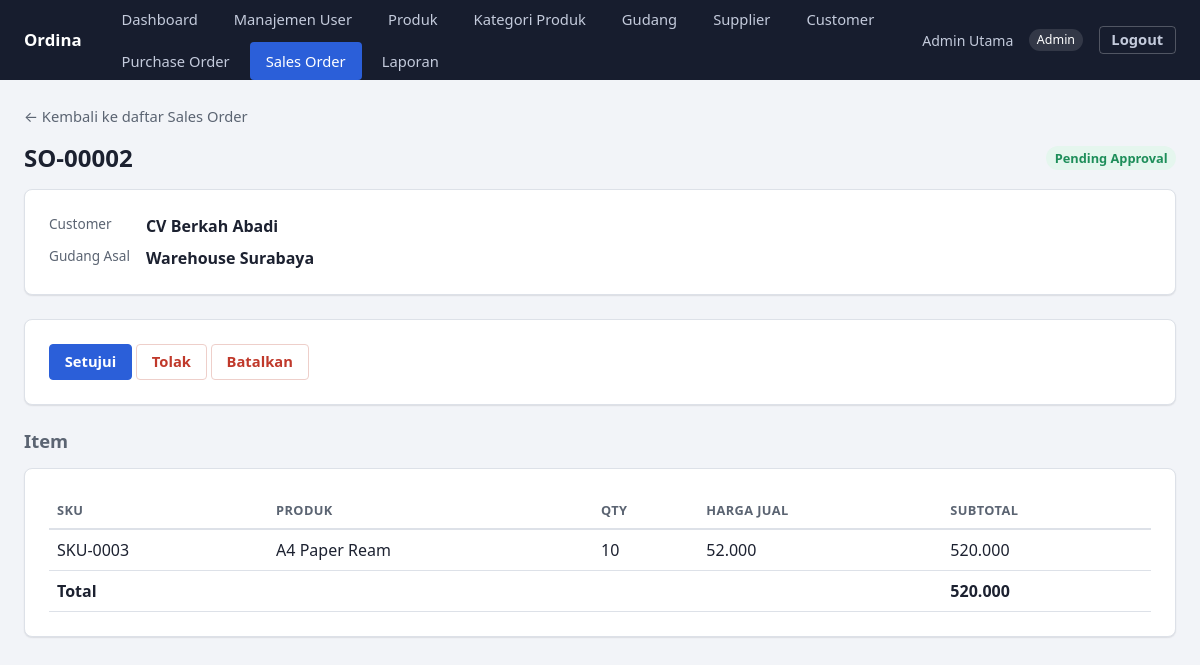
/sales-orders/2 (signed in), run on the app's committed database.
### tables this page shows
CREATE TABLE IF NOT EXISTS products (
    id INT UNSIGNED AUTO_INCREMENT PRIMARY KEY,
    sku VARCHAR(50) NOT NULL,
    name VARCHAR(150) NOT NULL,
    category_id INT UNSIGNED NOT NULL,
    unit VARCHAR(30) NOT NULL,
    buy_price DECIMAL(14, 2) NOT NULL DEFAULT 0,
    sell_price DECIMAL(14, 2) NOT NULL DEFAULT 0,
    reorder_point INT UNSIGNED NOT NULL DEFAULT 0,
    image_path VARCHAR(255) NULL,
    is_active TINYINT(1) NOT NULL DEFAULT 1,
    created_at TIMESTAMP NOT NULL DEFAULT CURRENT_TIMESTAMP,
    updated_at TIMESTAMP NOT NULL DEFAULT CURRENT_TIMESTAMP ON UPDATE CURRENT_TIMESTAMP,
    UNIQUE KEY uq_products_sku (sku),
    KEY idx_products_name (name),
    CONSTRAINT fk_products_category FOREIGN KEY (category_id) REFERENCES categories (id),
    CONSTRAINT chk_products_prices CHECK (buy_price >= 0 AND sell_price >= 0 AND reorder_point >= 0)
);

CREATE TABLE IF NOT EXISTS sales_order_items (
    id INT UNSIGNED AUTO_INCREMENT PRIMARY KEY,
    sales_order_id INT UNSIGNED NOT NULL,
    product_id INT UNSIGNED NOT NULL,
    qty INT UNSIGNED NOT NULL,
    sell_price DECIMAL(14, 2) NOT NULL,
    CONSTRAINT fk_soi_sales_order FOREIGN KEY (sales_order_id) REFERENCES sales_orders (id) ON DELETE CASCADE,
    CONSTRAINT fk_soi_product FOREIGN KEY (product_id) REFERENCES products (id),
    CONSTRAINT chk_soi_qty CHECK (qty > 0)
);

### app/Core/View.php (called while the page is built, shortened)
<?php
final class View
{
    public static function render(string $view, array $data = [], int $status = 200): void
    {
        extract($data);
        require __DIR__ . "/../../views/{$view}.php";
        require __DIR__ . '/../../views/layouts/app.php';
    }
}

### app/Core/Controller.php (called while the page is built, shortened)
<?php
abstract class Controller
{
    protected function view(string $view, array $data = []): void
    {
        View::render($view, $data);
    }
}

### app/Controller/SalesOrderController.php (called while the page is built, shortened)
<?php
final class SalesOrderController extends Controller
{
    public function show(array $params): void
    {
        $detail = $this->service()->detail((int) $params['id']);
        $so = $detail['salesOrder'];
        $role = $this->currentRole();
        $isAdmin = $role === Role::Admin;
        $isOwner = $so->createdBy === (int) $this->currentUser()['id'];
        $this->view('sales-orders/show', [
            'title' => 'Detail Sales Order',
            ...$detail,
            'success' => Session::pullFlash('success'),
            'errors' => Session::pullFlash('errors', []),
            'canSubmit' => $so->status->canBeSubmitted() && ($isOwner || $isAdmin),
            'canApproveOrReject' => $so->status->canBeDecided() && $isAdmin && !$isOwner,
            'canCancel' => $so->status->canBeCancelled() && ($isAdmin || ($isOwner && $so->status !== SalesOrderStatus::Approved)),
            'canIssue' => $so->status->canIssueGoods() && $role !== null && Gate::allows($role, Permission::ProcessGoodsIssue),
        ]);
    }
    private function service(): SalesOrderService
    {
        $pdo = Database::connection();
        return new SalesOrderService(
            new MysqlSalesOrderRepository($pdo),
            new MysqlSalesOrderItemRepository($pdo),
            new MysqlProductStockRepository($pdo),
            new MysqlStockLedgerRepository($pdo),
            new MysqlCustomerRepository($pdo),
            new MysqlWarehouseRepository($pdo),
            new MysqlProductRepository($pdo),
            new PdoTransactionManager($pdo),
        );
    }
}

### public/index.php (called while the page is built, shortened)
<?php
$router = new Router();
$method = $_SERVER['REQUEST_METHOD'] ?? 'GET';
$path = (string) (parse_url($_SERVER['REQUEST_URI'] ?? '/', PHP_URL_PATH) ?: '/');
try {
    $router->dispatch($method, $path);
} catch (UnauthenticatedException) {
    header('Location: /login');
} catch (AuthorizationException | ForbiddenOperationException) {
    View::render('errors/403', ['title' => '403 - Akses Ditolak'], 403);
} catch (NotFoundException) {
    View::render('errors/404', ['title' => '404 - Tidak Ditemukan'], 404);
} catch (\Throwable $e) {
    error_log((string) $e);
    View::render('errors/500', ['title' => '500 - Kesalahan Server'], 500);
}

### app/Repository/Mysql/MysqlSalesOrderRepository.php (called while the page is built, shortened)
<?php
final class MysqlSalesOrderRepository implements SalesOrderRepositoryInterface
{
    public function findById(int $id): ?SalesOrder
    {
        $stmt = $this->connection->prepare('SELECT * FROM sales_orders WHERE id = :id LIMIT 1');
        $stmt->execute(['id' => $id]);
        $row = $stmt->fetch();
        return $row === false ? null : SalesOrder::fromArray($row);
    }
}

### app/Service/SalesOrderService.php (called while the page is built, shortened)
<?php
final class SalesOrderService
{
    public function detail(int $id): ?array
    {
        $so = $this->salesOrders->findById($id);
        $items = array_map(function ($item) {
            $product = $this->products->findById($item->productId);
            return ['item' => $item, 'productName' => $product?->name ?? '-', 'productSku' => $product?->sku ?? '-'];
        }, $this->items->findBySalesOrderId($id));
        return [
            'salesOrder' => $so,
            'customerName' => $this->customers->findById($so->customerId)?->name ?? '-',
            'warehouseName' => $this->warehouses->findById($so->warehouseId)?->name ?? '-',
            'items' => $items,
            'ledger' => $this->ledger->findByReference('SO', $id),
        ];
    }
}

### app/Domain/SalesOrderStatus.php (called while the page is built, shortened)
<?php
enum SalesOrderStatus: string
{
    public function label(): string
    {
        return match ($this) {
            self::Draft => 'Draft',
            self::PendingApproval => 'Pending Approval',
            self::Approved => 'Approved',
            self::Fulfilled => 'Fulfilled',
            self::Cancelled => 'Cancelled',
        };
    }
}

### app/Repository/Mysql/MysqlSalesOrderItemRepository.php (called while the page is built, shortened)
<?php
final class MysqlSalesOrderItemRepository implements SalesOrderItemRepositoryInterface
{
    public function findBySalesOrderId(int $salesOrderId): array
    {
        $stmt = $this->connection->prepare('SELECT * FROM sales_order_items WHERE sales_order_id = :sales_order_id ORDER BY id');
        $stmt->execute(['sales_order_id' => $salesOrderId]);
        return array_map(SalesOrderItem::fromArray(...), $stmt->fetchAll());
    }
}

### app/Entity/SalesOrderItem.php (called while the page is built, shortened)
<?php
final class SalesOrderItem
{
    public static function fromArray(array $row): self
    {
        return new self(
            id: (int) $row['id'],
            salesOrderId: (int) $row['sales_order_id'],
            productId: (int) $row['product_id'],
            qty: (int) $row['qty'],
            sellPrice: (float) $row['sell_price'],
        );
    }
}

### app/Repository/Mysql/MysqlProductRepository.php (called while the page is built, shortened)
<?php
final class MysqlProductRepository implements ProductRepositoryInterface
{
    public function findById(int $id): ?Product
    {
        $stmt = $this->connection->prepare('SELECT * FROM products WHERE id = :id LIMIT 1');
        $stmt->execute(['id' => $id]);
        $row = $stmt->fetch();
        return $row === false ? null : Product::fromArray($row);
    }
}

### app/Entity/Product.php (called while the page is built, shortened)
<?php
final class Product
{
    public static function fromArray(array $row): self
    {
        return new self(
            id: (int) $row['id'],
            sku: (string) $row['sku'],
            name: (string) $row['name'],
            categoryId: (int) $row['category_id'],
            unit: (string) $row['unit'],
            buyPrice: (float) $row['buy_price'],
            sellPrice: (float) $row['sell_price'],
            reorderPoint: (int) $row['reorder_point'],
            imagePath: $row['image_path'] !== null ? (string) $row['image_path'] : null,
            isActive: (bool) $row['is_active'],
        );
    }
}

### views/sales-orders/show.php (the view, shortened to what this page needs)
<?php
$statusBadge = match ($salesOrder->status->value) {
    'Draft' => 'badge-muted',
    'Cancelled' => 'badge-danger',
    default => 'badge-success',
};
?>
<a href="/sales-orders" class="back-link">&larr; Kembali ke daftar Sales Order</a>
<div class="toolbar">
    <h1 style="margin:0;">SO-<?= str_pad((string) $salesOrder->id, 5, '0', STR_PAD_LEFT) ?></h1>
    <span class="badge <?= $statusBadge ?>"><?= htmlspecialchars($salesOrder->status->label(), ENT_QUOTES) ?></span>
</div>
<div class="card">
    <dl>
        <dt>Customer</dt><dd><?= htmlspecialchars($customerName, ENT_QUOTES) ?></dd>
        <dt>Gudang Asal</dt><dd><?= htmlspecialchars($warehouseName, ENT_QUOTES) ?></dd>
    </dl>
</div>
<?php if ($canSubmit || $canApproveOrReject || $canCancel): ?>
    <div class="card">
        <?php if ($canApproveOrReject): ?>
            <form method="post" action="/sales-orders/<?= (int) $salesOrder->id ?>/approve" style="display:inline;">
                <button type="submit">Setujui</button>
            </form>
            <form method="post" action="/sales-orders/<?= (int) $salesOrder->id ?>/reject" style="display:inline;">
                <button type="submit" class="btn-danger">Tolak</button>
            </form>
        <?php endif; ?>
        <?php if ($canCancel): ?>
            <form method="post" action="/sales-orders/<?= (int) $salesOrder->id ?>/cancel" style="display:inline;">
                <button type="submit" class="btn-danger">Batalkan</button>
            </form>
        <?php endif; ?>
    </div>
<?php endif; ?>
<h2>Item</h2>
<div class="card">
<div class="table-scroll">
    <table>
        <thead><tr><th>SKU</th><th>Produk</th><th>Qty</th><th>Harga Jual</th><th>Subtotal</th></tr></thead>
        <tbody>
        <?php $grandTotal = 0; ?>
        <?php foreach ($items as $row): $item = $row['item']; $subtotal = $item->qty * $item->sellPrice; $grandTotal += $subtotal; ?>
            <tr>
                <td data-label="SKU"><?= htmlspecialchars($row['productSku'], ENT_QUOTES) ?></td>
                <td data-label="Produk"><?= htmlspecialchars($row['productName'], ENT_QUOTES) ?></td>
                <td data-label="Qty"><?= $item->qty ?></td>
                <td data-label="Harga Jual"><?= number_format($item->sellPrice, 0, ',', '.') ?></td>
                <td data-label="Subtotal"><?= number_format($subtotal, 0, ',', '.') ?></td>
            </tr>
        <?php endforeach; ?>
        </tbody>
        <tfoot>
            <tr><th colspan="4">Total</th><th><?= number_format($grandTotal, 0, ',', '.') ?></th></tr>
        </tfoot>
    </table>
</div>
</div>

### app/Core/Router.php (shortened to what this page needs)
<?php
final class Router
{
    private array $routes = [];
    private function add(string $method, string $path, array $handler): void
    {
        $this->routes[$method][] = [
            'pattern' => $this->toPattern($path),
            'handler' => $handler,
        ];
    }
    private function toPattern(string $path): string
    {
        $pattern = preg_replace('#\{(\w+)\}#', '(?P<$1>[^/]+)', $path);
        return '#^' . $pattern . '$#';
    }
    public function dispatch(string $method, string $path): void
    {
        foreach ($this->routes[$method] ?? [] as $route) {
            if (preg_match($route['pattern'], $path, $matches) === 1) {
                $params = array_filter($matches, fn ($key) => !is_int($key), ARRAY_FILTER_USE_KEY);
                [$controllerClass, $action] = $route['handler'];
                (new $controllerClass())->$action($params);
                return;
            }
        }
    }
}

### public/assets/css/app.css (style rules this page uses)
:root { --color-bg: #f2f4f8; --color-surface: #ffffff; --color-surface-muted: #f7f8fa; --color-text: #1c2130; --color-text-muted: #5b6472; --color-border: #dde1e8; --color-primary: #2b5fd9; --color-primary-hover: #234ead; --color-primary-soft: #e8eefd; --color-success: #1e8e5a; --color-success-soft: #e5f6ee; --color-danger: #c0392b; --color-danger-soft: #fbe9e7; --color-muted-soft: #eceef1; --color-header-bg: #171d2e; --color-header-text: #eef1f8; --space-1: 0.25rem; --space-2: 0.5rem; --space-3: 1rem; --space-4: 1.5rem; --space-5: 2.5rem; --radius: 8px; --radius-sm: 4px; --shadow-card: 0 1px 2px rgba(20, 24, 38, 0.06), 0 1px 1px rgba(20, 24, 38, 0.04); }
* { box-sizing: border-box; }
html { -webkit-text-size-adjust: 100%; }
body { margin: 0; font-family: system-ui, -apple-system, "Segoe UI", sans-serif; background: var(--color-bg); color: var(--color-text); line-height: 1.5; }
h1, h2, h3 { line-height: 1.25; margin: 0 0 var(--space-3); }
h1 { font-size: 1.5rem; }
h2 { font-size: 1.15rem; color: var(--color-text-muted); font-weight: 600; }
a { color: var(--color-primary); }
.card { background: var(--color-surface); border: 1px solid var(--color-border); border-radius: var(--radius); box-shadow: var(--shadow-card); padding: var(--space-4); margin-bottom: var(--space-4); }
.back-link { display: inline-block; margin-bottom: var(--space-3); color: var(--color-text-muted); text-decoration: none; font-size: 0.92rem; }
.toolbar { display: flex; justify-content: space-between; align-items: center; flex-wrap: wrap; gap: var(--space-3); margin-bottom: var(--space-3); }
input, select, textarea, button { font: inherit; }
button, .btn { display: inline-flex; align-items: center; gap: 0.4em; background: var(--color-primary); color: #fff; border: 1px solid var(--color-primary); border-radius: var(--radius-sm); padding: 0.55em 1em; cursor: pointer; font-weight: 600; font-size: 0.92rem; text-decoration: none; line-height: 1.2; }
.btn-danger { background: #fff; color: var(--color-danger); border-color: #eecfca; }
.badge { display: inline-block; padding: 0.2em 0.65em; border-radius: 999px; font-size: 0.8rem; font-weight: 600; white-space: nowrap; }
.badge-success { background: var(--color-success-soft); color: var(--color-success); }
.table-scroll { overflow-x: auto; }
table { width: 100%; border-collapse: collapse; }
th, td { text-align: left; padding: var(--space-2) var(--space-2); border-bottom: 1px solid var(--color-border); vertical-align: middle; }
thead th { color: var(--color-text-muted); font-size: 0.8rem; text-transform: uppercase; letter-spacing: 0.03em; font-weight: 600; border-bottom: 2px solid var(--color-border); }
dl { display: grid; grid-template-columns: auto 1fr; gap: var(--space-2) var(--space-3); margin: 0; }
dt { color: var(--color-text-muted); font-size: 0.85rem; }
dd { margin: 0; font-weight: 600; }

### data on the page
products: sku "SKU-0003", name "A4 Paper Ream"
sales_order_items: qty "10", sell_price "52.000", subtotal "520.000"

### other printed values
$menu['label'] "Dashboard"
$menu['label'] "Manajemen User"
$menu['label'] "Produk"
$menu['label'] "Kategori Produk"
$menu['label'] "Gudang"
$menu['label'] "Supplier"
$menu['label'] "Customer"
$menu['label'] "Purchase Order"
$menu['label'] "Sales Order"
$menu['label'] "Laporan"
$grandTotal "520.000"
